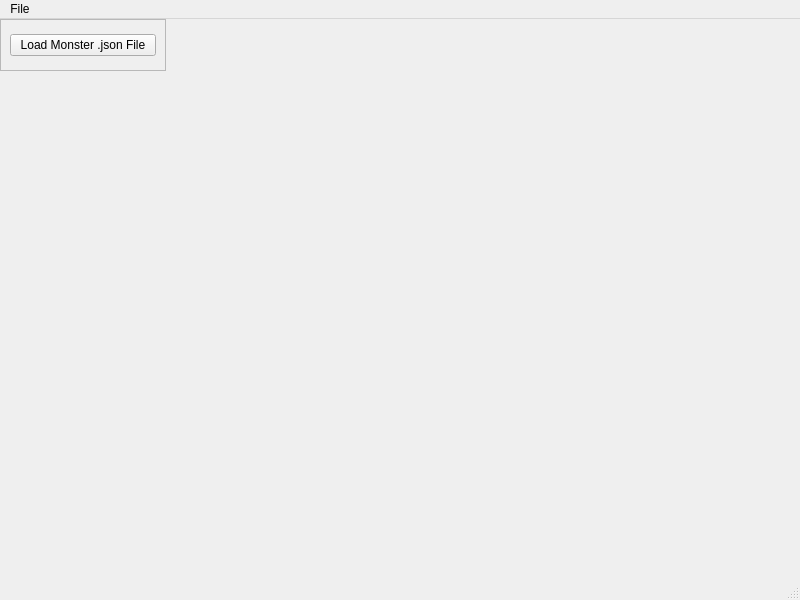
<?xml version="1.0" encoding="UTF-8"?>
<ui version="4.0">
 <class>MainWindow</class>
 <widget class="QMainWindow" name="MainWindow">
  <property name="geometry">
   <rect>
    <x>0</x>
    <y>0</y>
    <width>800</width>
    <height>600</height>
   </rect>
  </property>
  <property name="windowTitle">
   <string>MainWindow</string>
  </property>
  <widget class="QWidget" name="centralwidget">
   <widget class="QFrame" name="frame">
    <property name="geometry">
     <rect>
      <x>0</x>
      <y>0</y>
      <width>166</width>
      <height>52</height>
     </rect>
    </property>
    <property name="frameShape">
     <enum>QFrame::StyledPanel</enum>
    </property>
    <property name="frameShadow">
     <enum>QFrame::Raised</enum>
    </property>
    <layout class="QGridLayout" name="gridLayout">
     <item row="0" column="0">
      <widget class="QPushButton" name="load_monster_button">
       <property name="text">
        <string>Load Monster .json File</string>
       </property>
      </widget>
     </item>
    </layout>
   </widget>
  </widget>
  <widget class="QMenuBar" name="menubar">
   <property name="geometry">
    <rect>
     <x>0</x>
     <y>0</y>
     <width>800</width>
     <height>26</height>
    </rect>
   </property>
   <widget class="QMenu" name="menuFile">
    <property name="title">
     <string>File</string>
    </property>
    <addaction name="actionOpen"/>
    <addaction name="actionOpen_Recent"/>
    <addaction name="actionExit"/>
   </widget>
   <addaction name="menuFile"/>
  </widget>
  <widget class="QStatusBar" name="statusbar"/>
  <action name="actionOpen">
   <property name="text">
    <string>Open</string>
   </property>
  </action>
  <action name="actionOpen_Recent">
   <property name="text">
    <string>Open Recent</string>
   </property>
  </action>
  <action name="actionExit">
   <property name="text">
    <string>Exit</string>
   </property>
  </action>
 </widget>
 <resources/>
 <connections/>
</ui>
